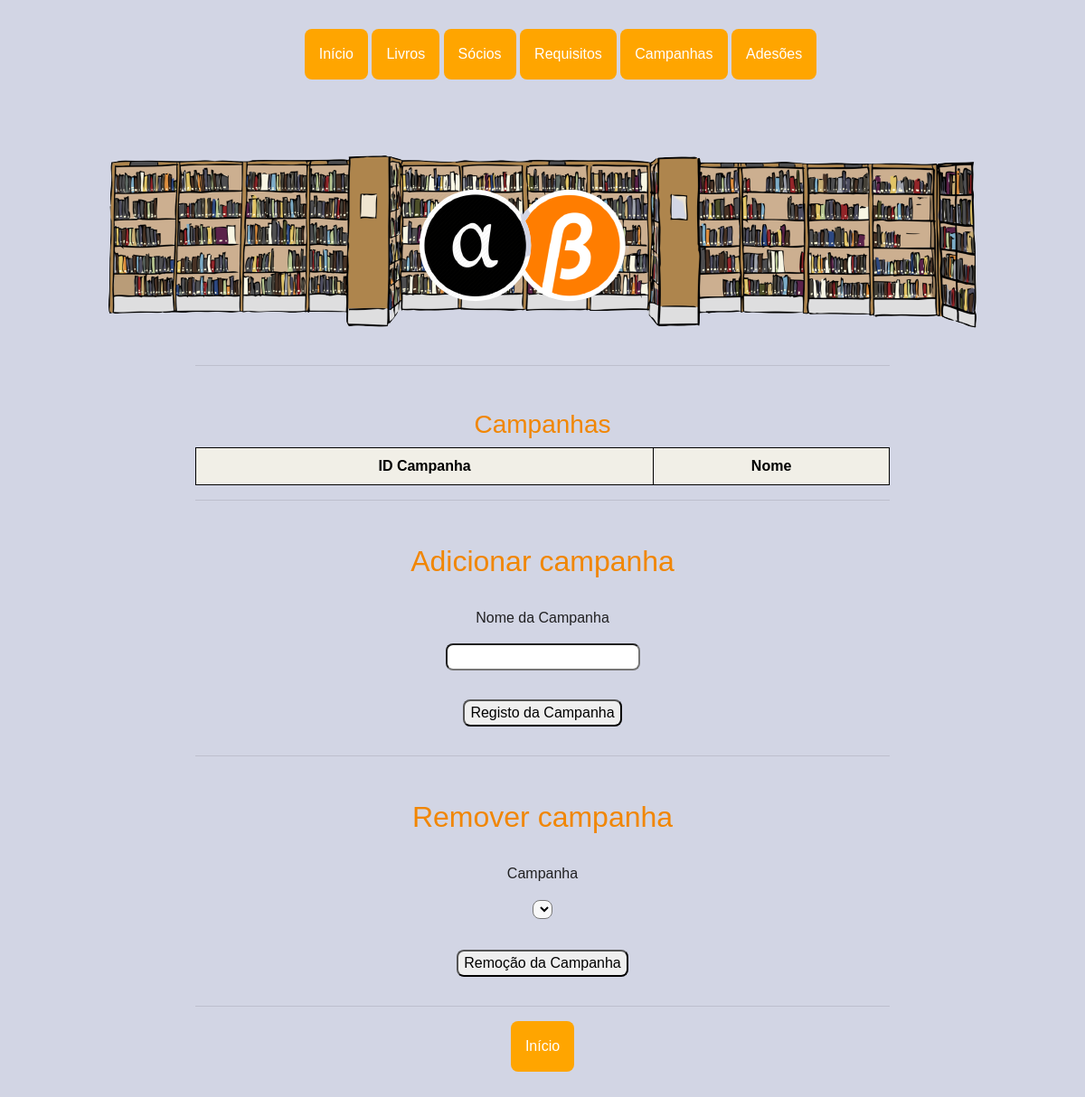
The app's page /campanhas, older data.
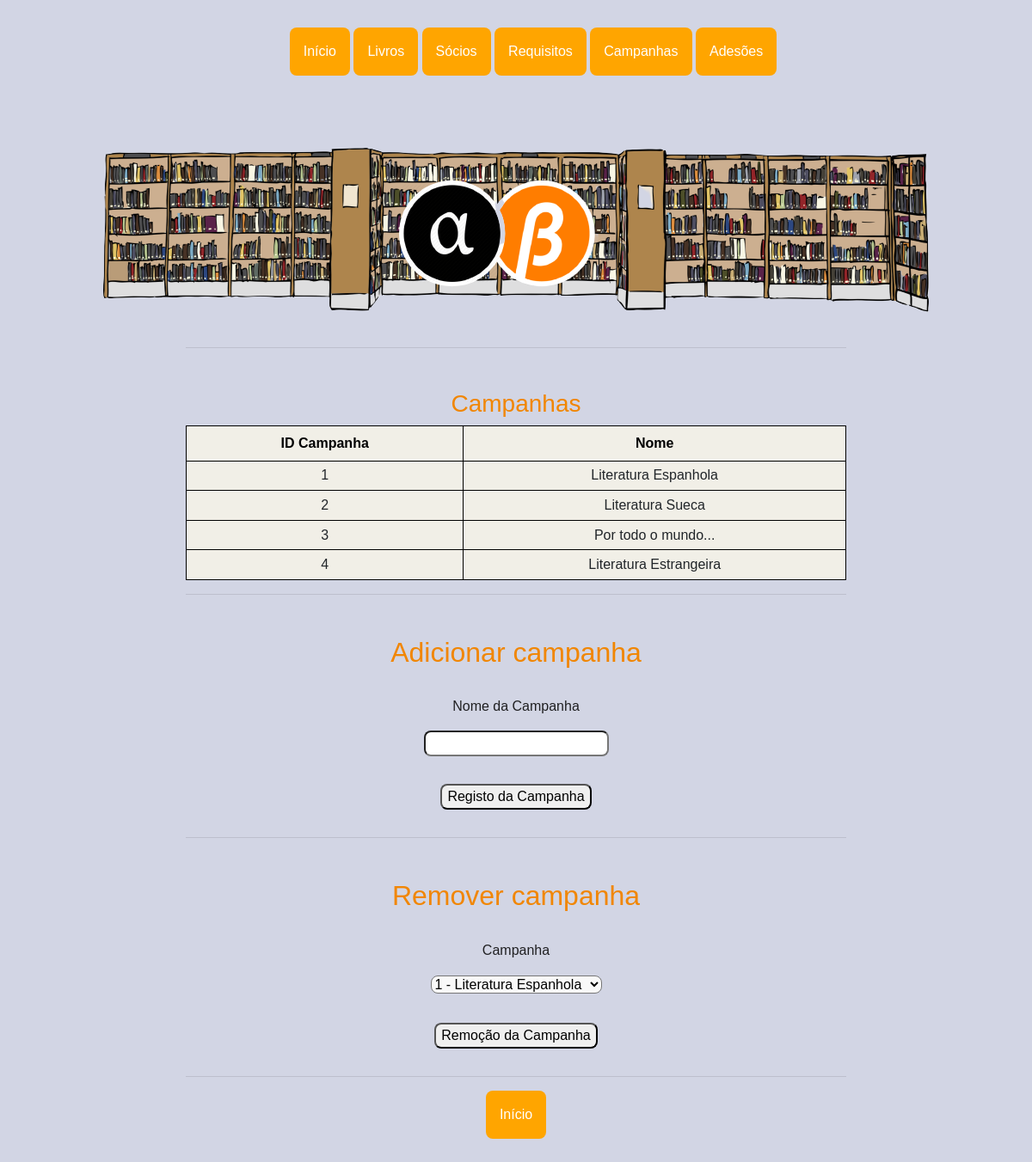
The same page, newer data.
### app.py (models this page shows)
class Campanha(db.Model):
    __tablename__ = 'campanha'
    id_camp = db.Column(db.Integer, primary_key=True)
    nome_camp = db.Column(db.String(150))

### app.py (the view)
@app.route('/campanhas', methods=['GET'])
def campanhas():
    campanhas = Campanha.query.all()
    return render_template('campanhas.html', campanhas=campanhas)

### templates/campanhas.html
{% extends "base.html"%} {%block title %}Campanhas - Biblioteca{%endblock%} {%block pic %}<img class="bgpic"
    src="{{ url_for('static', filename = 'imgs/bb.png') }}" alt="logo" />{%endblock%} {%block content%}
<h3>Campanhas</h3>
<table style="width:100%" class="pure-table pure-table-horizontal">
    <tr>
        <th>ID Campanha</th>
        <th>Nome</th>
    </tr>
    {% for camp in campanhas %}
    <tr>
        <td>{{camp.id_camp}}</td>
        <td>{{camp.nome_camp}}</td>
        {% endfor %}
</table>
<hr />
<h2>Adicionar campanha</h2>
<form action="/reg_camp" method="post">
    <p>Nome da Campanha</p>
    <input type="text" id="campa" name="campa" required="required" class="campa">
    <input type="submit" class="sub final" value="Registo da Campanha">
</form>
<hr />
<h2>Remover campanha</h2>
<form action="/del_camp" method="post">
    <p>Campanha</p>
    <select name="campa" id="campa">
        {% for c in campanhas %}
        <option value="{{ c.id_camp }}">{{c.id_camp}} - {{c.nome_camp}}</option>
        {% endfor %}
    </select>
    <input type="submit" class="sub final" value="Remoção da Campanha">
</form>
<hr />
<div class="dropdown">
    <li><a href="/"><button class="dropbtn botoes ">Início</button></a>
    </li>
</div>
{%endblock%}

Row changes from the older to the newer data that the page shows:
added Campanha: id_camp "1", nome_camp "Literatura Espanhola"
added Campanha: id_camp "2", nome_camp "Literatura Sueca"
added Campanha: id_camp "3", nome_camp "Por todo o mundo..."
added Campanha: id_camp "4", nome_camp "Literatura Estrangeira"
Text that changed along with them:
form field campa: (not shown) → "1 - Literatura Espanhola"
